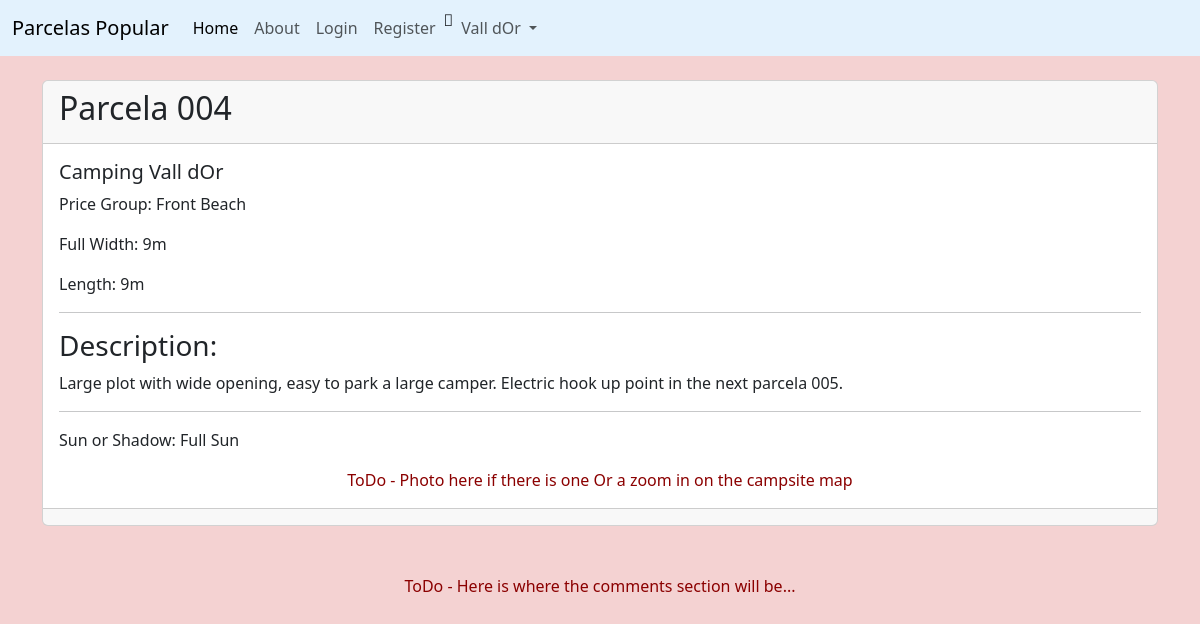
Screenshot of /show_parcela/4 with the database file from the repository.
### cvdor/models.py (models this page shows, shortened)
class Parcela(models.Model):
    number = models.CharField('Plot Number', max_length=20)
    campsite = models.ForeignKey(Campsite, blank=True, null=True, on_delete=models.CASCADE)
    group = models.ForeignKey('Group', blank=True, null=True, on_delete=models.CASCADE)
    width = models.IntegerField('Size', blank=True, null=True)
    length = models.IntegerField('Plot Length', blank=True, null=True)
    description = models.TextField('Description')
    sun = models.ForeignKey(Sun, blank=True, null=True, on_delete=models.CASCADE)

class Campsite(models.Model):
    name = models.CharField('Campsite Name', max_length=40)
    address = models.CharField(max_length=320)
    postcode = models.CharField('Postal Code', max_length=10)
    w3words = models.CharField(max_length=60)
    phone = models.CharField('Phone', max_length=25)
    web = models.URLField('Website Address')
    email_address = models.EmailField('Email Address')
    def __str__(self):
        return self.name

class Group(models.Model):
    name = models.CharField('Group', max_length=25)
    def __str__(self):
        return self.name

class Sun(models.Model):
    sun = models.CharField('SunOrShadow', max_length=25, default='sun')
    def __str__(self):
        return self.sun

### cvdor/views.py (the view)
# urls.py: path('show_parcela/<parcela_id>', views.show_parcela, name='show-parcela'),
def show_parcela(request, parcela_id):
    parcela = Parcela.objects.get(pk=parcela_id)
    return render(request, "show_parcela.html", {"parcela": parcela})

### cvdor/templates/show_parcela.html (shortened to what this page needs)
 {% extends 'base.html' %}
{% block content %}
<div class=container>
  <br/>
  <div class="card">
    <div class="card-header">
     <h2>Parcela {{ parcela.number }}</h2>
    </div>
      <div class="card-body">
           <h5 class="card-title">{{ parcela.campsite }}</h5>
           <p class="card-text">Price Group: {{ parcela.group }}</p>
           <p class="card-text">Full Width: {{ parcela.width }}m</p>
           <p class="card-text">Length: {{ parcela.length }}m</p>
       <hr>
       <h3>Description: </h3>
           <p class="card-text">{{ parcela.description }}</p>
       <hr>
           <p class="card-text">Sun or Shadow: {{ parcela.sun }}</p>
      </div>
    <div class="container text-center">
      <p class="todo"> ToDo -
         Photo here if there is one
         Or a zoom in on the campsite map</p>
    </div>
    <div class="card-footer text-body-secondary text-center">
     </div>
  </div>
<br><br>
<p class="todo text-center"> ToDo - Here is where the comments section will be...</p>
</div>
{% endblock %}

### cvdor/static/cvdor/css/style.css (style rules this page uses)
body { background-color: #f4d2d2; }
p.todo { color: darkred; text-align: center; background-color: darkyellow; }

### rows the page displays
Parcela: number "004", campsite "Camping Vall dOr", group "Front Beach", width "9", length "9", description "Large plot with wide opening, easy to park a large camper. Electric hook up point in the next parcela 005.", sun "Full Sun"
